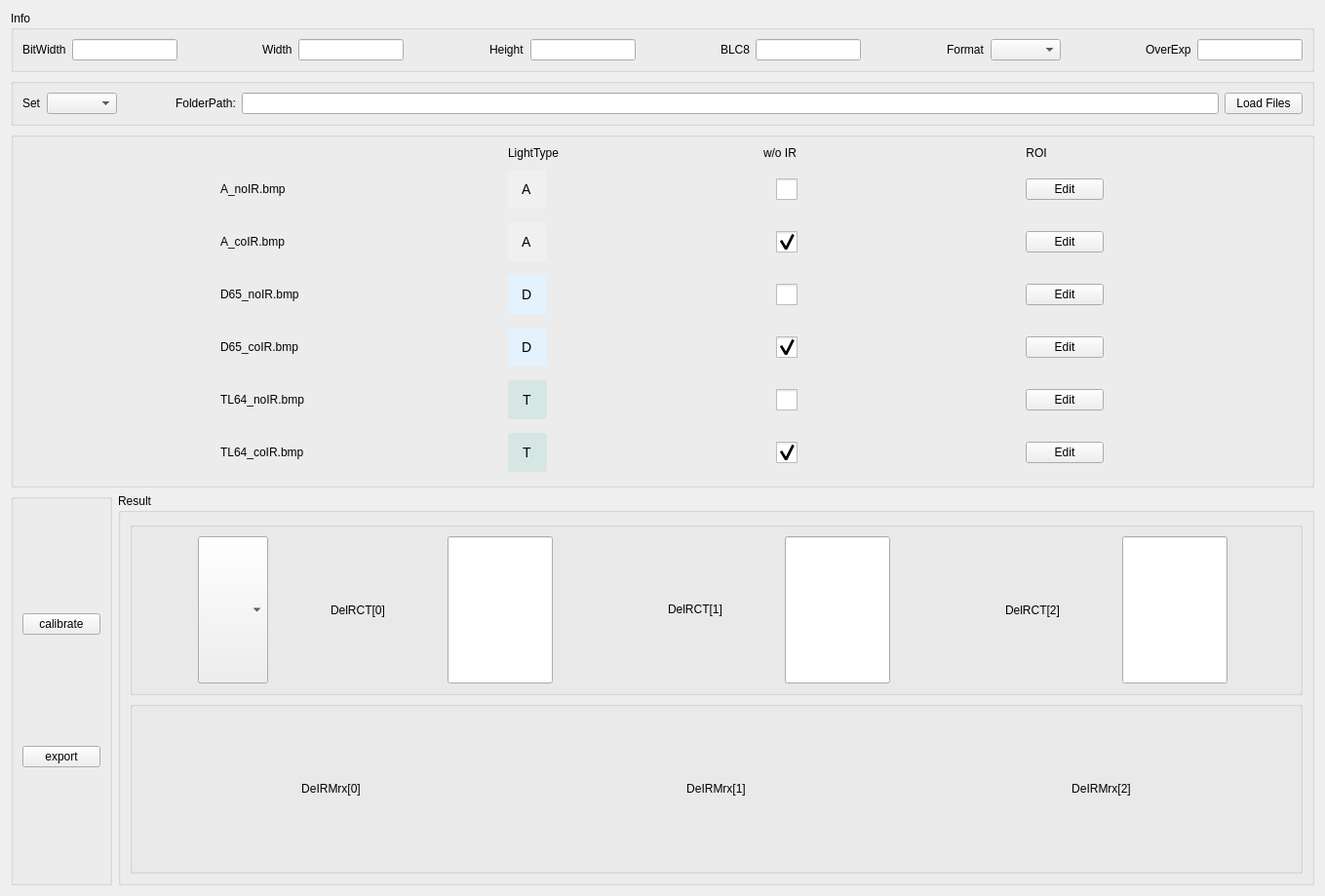
<?xml version="1.0" encoding="UTF-8"?>
<ui version="4.0">
 <class>Deir</class>
 <widget class="QWidget" name="Deir">
  <property name="geometry">
   <rect>
    <x>0</x>
    <y>0</y>
    <width>1359</width>
    <height>919</height>
   </rect>
  </property>
  <property name="windowTitle">
   <string>Form</string>
  </property>
  <layout class="QVBoxLayout" name="verticalLayout">
   <item>
    <widget class="QGroupBox" name="horizontalGroupBox">
     <property name="sizePolicy">
      <sizepolicy hsizetype="Preferred" vsizetype="Maximum">
       <horstretch>0</horstretch>
       <verstretch>0</verstretch>
      </sizepolicy>
     </property>
     <property name="title">
      <string>Info</string>
     </property>
     <layout class="QHBoxLayout" name="horizontalLayout">
      <item>
       <widget class="QLabel" name="label">
        <property name="sizePolicy">
         <sizepolicy hsizetype="Maximum" vsizetype="Maximum">
          <horstretch>0</horstretch>
          <verstretch>0</verstretch>
         </sizepolicy>
        </property>
        <property name="text">
         <string>BitWidth</string>
        </property>
       </widget>
      </item>
      <item>
       <widget class="QLineEdit" name="lineEdit">
        <property name="sizePolicy">
         <sizepolicy hsizetype="Maximum" vsizetype="Maximum">
          <horstretch>0</horstretch>
          <verstretch>0</verstretch>
         </sizepolicy>
        </property>
       </widget>
      </item>
      <item>
       <spacer name="horizontalSpacer">
        <property name="orientation">
         <enum>Qt::Orientation::Horizontal</enum>
        </property>
        <property name="sizeHint" stdset="0">
         <size>
          <width>54</width>
          <height>20</height>
         </size>
        </property>
       </spacer>
      </item>
      <item>
       <widget class="QLabel" name="label_2">
        <property name="sizePolicy">
         <sizepolicy hsizetype="Maximum" vsizetype="Maximum">
          <horstretch>0</horstretch>
          <verstretch>0</verstretch>
         </sizepolicy>
        </property>
        <property name="text">
         <string>Width</string>
        </property>
       </widget>
      </item>
      <item>
       <widget class="QLineEdit" name="lineEdit_2">
        <property name="sizePolicy">
         <sizepolicy hsizetype="Maximum" vsizetype="Maximum">
          <horstretch>0</horstretch>
          <verstretch>0</verstretch>
         </sizepolicy>
        </property>
       </widget>
      </item>
      <item>
       <spacer name="horizontalSpacer_2">
        <property name="orientation">
         <enum>Qt::Orientation::Horizontal</enum>
        </property>
        <property name="sizeHint" stdset="0">
         <size>
          <width>54</width>
          <height>20</height>
         </size>
        </property>
       </spacer>
      </item>
      <item>
       <widget class="QLabel" name="label_3">
        <property name="sizePolicy">
         <sizepolicy hsizetype="Maximum" vsizetype="Maximum">
          <horstretch>0</horstretch>
          <verstretch>0</verstretch>
         </sizepolicy>
        </property>
        <property name="text">
         <string>Height</string>
        </property>
       </widget>
      </item>
      <item>
       <widget class="QLineEdit" name="lineEdit_3">
        <property name="sizePolicy">
         <sizepolicy hsizetype="Maximum" vsizetype="Maximum">
          <horstretch>0</horstretch>
          <verstretch>0</verstretch>
         </sizepolicy>
        </property>
       </widget>
      </item>
      <item>
       <spacer name="horizontalSpacer_3">
        <property name="orientation">
         <enum>Qt::Orientation::Horizontal</enum>
        </property>
        <property name="sizeHint" stdset="0">
         <size>
          <width>54</width>
          <height>20</height>
         </size>
        </property>
       </spacer>
      </item>
      <item>
       <widget class="QLabel" name="label_4">
        <property name="sizePolicy">
         <sizepolicy hsizetype="Maximum" vsizetype="Maximum">
          <horstretch>0</horstretch>
          <verstretch>0</verstretch>
         </sizepolicy>
        </property>
        <property name="text">
         <string>BLC8</string>
        </property>
       </widget>
      </item>
      <item>
       <widget class="QLineEdit" name="lineEdit_4">
        <property name="sizePolicy">
         <sizepolicy hsizetype="Maximum" vsizetype="Maximum">
          <horstretch>0</horstretch>
          <verstretch>0</verstretch>
         </sizepolicy>
        </property>
       </widget>
      </item>
      <item>
       <spacer name="horizontalSpacer_4">
        <property name="orientation">
         <enum>Qt::Orientation::Horizontal</enum>
        </property>
        <property name="sizeHint" stdset="0">
         <size>
          <width>54</width>
          <height>20</height>
         </size>
        </property>
       </spacer>
      </item>
      <item>
       <widget class="QLabel" name="label_5">
        <property name="sizePolicy">
         <sizepolicy hsizetype="Maximum" vsizetype="Maximum">
          <horstretch>0</horstretch>
          <verstretch>0</verstretch>
         </sizepolicy>
        </property>
        <property name="text">
         <string>Format</string>
        </property>
       </widget>
      </item>
      <item>
       <widget class="QComboBox" name="comboBox"/>
      </item>
      <item>
       <spacer name="horizontalSpacer_5">
        <property name="orientation">
         <enum>Qt::Orientation::Horizontal</enum>
        </property>
        <property name="sizeHint" stdset="0">
         <size>
          <width>54</width>
          <height>20</height>
         </size>
        </property>
       </spacer>
      </item>
      <item>
       <widget class="QLabel" name="label_6">
        <property name="sizePolicy">
         <sizepolicy hsizetype="Maximum" vsizetype="Maximum">
          <horstretch>0</horstretch>
          <verstretch>0</verstretch>
         </sizepolicy>
        </property>
        <property name="text">
         <string>OverExp</string>
        </property>
       </widget>
      </item>
      <item>
       <widget class="QLineEdit" name="lineEdit_5">
        <property name="sizePolicy">
         <sizepolicy hsizetype="Maximum" vsizetype="Maximum">
          <horstretch>0</horstretch>
          <verstretch>0</verstretch>
         </sizepolicy>
        </property>
       </widget>
      </item>
     </layout>
    </widget>
   </item>
   <item>
    <widget class="QGroupBox" name="groupBox_2">
     <property name="sizePolicy">
      <sizepolicy hsizetype="Preferred" vsizetype="Maximum">
       <horstretch>0</horstretch>
       <verstretch>0</verstretch>
      </sizepolicy>
     </property>
     <property name="title">
      <string/>
     </property>
     <layout class="QHBoxLayout" name="horizontalLayout_2">
      <item>
       <widget class="QLabel" name="label_7">
        <property name="sizePolicy">
         <sizepolicy hsizetype="Maximum" vsizetype="Maximum">
          <horstretch>0</horstretch>
          <verstretch>0</verstretch>
         </sizepolicy>
        </property>
        <property name="text">
         <string>Set</string>
        </property>
       </widget>
      </item>
      <item>
       <widget class="QComboBox" name="comboBox_2">
        <property name="sizePolicy">
         <sizepolicy hsizetype="Maximum" vsizetype="Maximum">
          <horstretch>0</horstretch>
          <verstretch>0</verstretch>
         </sizepolicy>
        </property>
       </widget>
      </item>
      <item>
       <spacer name="horizontalSpacer_9">
        <property name="orientation">
         <enum>Qt::Orientation::Horizontal</enum>
        </property>
        <property name="sizeType">
         <enum>QSizePolicy::Policy::Fixed</enum>
        </property>
        <property name="sizeHint" stdset="0">
         <size>
          <width>54</width>
          <height>20</height>
         </size>
        </property>
       </spacer>
      </item>
      <item>
       <widget class="QLabel" name="label_8">
        <property name="sizePolicy">
         <sizepolicy hsizetype="Maximum" vsizetype="Maximum">
          <horstretch>0</horstretch>
          <verstretch>0</verstretch>
         </sizepolicy>
        </property>
        <property name="text">
         <string>FolderPath:</string>
        </property>
       </widget>
      </item>
      <item>
       <widget class="QLineEdit" name="lineEdit_6">
        <property name="sizePolicy">
         <sizepolicy hsizetype="Preferred" vsizetype="Maximum">
          <horstretch>0</horstretch>
          <verstretch>0</verstretch>
         </sizepolicy>
        </property>
       </widget>
      </item>
      <item>
       <widget class="QPushButton" name="pushButton">
        <property name="sizePolicy">
         <sizepolicy hsizetype="Maximum" vsizetype="Maximum">
          <horstretch>0</horstretch>
          <verstretch>0</verstretch>
         </sizepolicy>
        </property>
        <property name="text">
         <string>Load Files</string>
        </property>
       </widget>
      </item>
     </layout>
    </widget>
   </item>
   <item>
    <layout class="QHBoxLayout" name="horizontalLayout_3">
     <item>
      <widget class="QGroupBox" name="groupBox">
       <property name="title">
        <string/>
       </property>
       <layout class="QGridLayout" name="gridLayout">
        <item row="1" column="0">
         <widget class="QLabel" name="label_9">
          <property name="sizePolicy">
           <sizepolicy hsizetype="Maximum" vsizetype="Maximum">
            <horstretch>0</horstretch>
            <verstretch>0</verstretch>
           </sizepolicy>
          </property>
          <property name="mouseTracking">
           <bool>true</bool>
          </property>
          <property name="text">
           <string>A_noIR.bmp</string>
          </property>
         </widget>
        </item>
        <item row="0" column="1">
         <widget class="QLabel" name="label_13">
          <property name="sizePolicy">
           <sizepolicy hsizetype="Maximum" vsizetype="Maximum">
            <horstretch>0</horstretch>
            <verstretch>0</verstretch>
           </sizepolicy>
          </property>
          <property name="text">
           <string>LightType</string>
          </property>
         </widget>
        </item>
        <item row="4" column="0">
         <widget class="QLabel" name="label_12">
          <property name="sizePolicy">
           <sizepolicy hsizetype="Maximum" vsizetype="Maximum">
            <horstretch>0</horstretch>
            <verstretch>0</verstretch>
           </sizepolicy>
          </property>
          <property name="mouseTracking">
           <bool>true</bool>
          </property>
          <property name="text">
           <string>D65_coIR.bmp</string>
          </property>
         </widget>
        </item>
        <item row="0" column="3">
         <widget class="QLabel" name="label_16">
          <property name="sizePolicy">
           <sizepolicy hsizetype="Maximum" vsizetype="Maximum">
            <horstretch>0</horstretch>
            <verstretch>0</verstretch>
           </sizepolicy>
          </property>
          <property name="text">
           <string>ROI</string>
          </property>
          <property name="alignment">
           <set>Qt::AlignmentFlag::AlignCenter</set>
          </property>
         </widget>
        </item>
        <item row="0" column="0">
         <widget class="QLabel" name="label_17">
          <property name="sizePolicy">
           <sizepolicy hsizetype="Maximum" vsizetype="Maximum">
            <horstretch>0</horstretch>
            <verstretch>0</verstretch>
           </sizepolicy>
          </property>
          <property name="text">
           <string/>
          </property>
         </widget>
        </item>
        <item row="2" column="0">
         <widget class="QLabel" name="label_10">
          <property name="sizePolicy">
           <sizepolicy hsizetype="Maximum" vsizetype="Maximum">
            <horstretch>0</horstretch>
            <verstretch>0</verstretch>
           </sizepolicy>
          </property>
          <property name="mouseTracking">
           <bool>true</bool>
          </property>
          <property name="text">
           <string>A_coIR.bmp</string>
          </property>
         </widget>
        </item>
        <item row="0" column="2">
         <widget class="QLabel" name="label_15">
          <property name="sizePolicy">
           <sizepolicy hsizetype="Maximum" vsizetype="Maximum">
            <horstretch>0</horstretch>
            <verstretch>0</verstretch>
           </sizepolicy>
          </property>
          <property name="text">
           <string>w/o IR</string>
          </property>
         </widget>
        </item>
        <item row="1" column="1">
         <widget class="QLineEdit" name="lineEdit_7">
          <property name="enabled">
           <bool>true</bool>
          </property>
          <property name="sizePolicy">
           <sizepolicy hsizetype="Fixed" vsizetype="Fixed">
            <horstretch>0</horstretch>
            <verstretch>0</verstretch>
           </sizepolicy>
          </property>
          <property name="styleSheet">
           <string notr="true">QLineEdit {
    border-radius: 3px;
    min-width: 40px;
    max-width: 40px;
    min-height: 40px;
    max-height: 40px;
    font-size: 14px;
    text-align: center;
	background-color: #F0F0F0;
}
</string>
          </property>
          <property name="text">
           <string>A</string>
          </property>
          <property name="alignment">
           <set>Qt::AlignmentFlag::AlignCenter</set>
          </property>
         </widget>
        </item>
        <item row="3" column="0">
         <widget class="QLabel" name="label_11">
          <property name="sizePolicy">
           <sizepolicy hsizetype="Maximum" vsizetype="Maximum">
            <horstretch>0</horstretch>
            <verstretch>0</verstretch>
           </sizepolicy>
          </property>
          <property name="mouseTracking">
           <bool>true</bool>
          </property>
          <property name="text">
           <string>D65_noIR.bmp</string>
          </property>
         </widget>
        </item>
        <item row="5" column="0">
         <widget class="QLabel" name="label_18">
          <property name="sizePolicy">
           <sizepolicy hsizetype="Maximum" vsizetype="Maximum">
            <horstretch>0</horstretch>
            <verstretch>0</verstretch>
           </sizepolicy>
          </property>
          <property name="mouseTracking">
           <bool>true</bool>
          </property>
          <property name="text">
           <string>TL64_noIR.bmp</string>
          </property>
         </widget>
        </item>
        <item row="6" column="0">
         <widget class="QLabel" name="label_29">
          <property name="sizePolicy">
           <sizepolicy hsizetype="Maximum" vsizetype="Maximum">
            <horstretch>0</horstretch>
            <verstretch>0</verstretch>
           </sizepolicy>
          </property>
          <property name="mouseTracking">
           <bool>true</bool>
          </property>
          <property name="text">
           <string>TL64_coIR.bmp</string>
          </property>
         </widget>
        </item>
        <item row="1" column="3">
         <widget class="QPushButton" name="pushButton_2">
          <property name="text">
           <string>Edit</string>
          </property>
         </widget>
        </item>
        <item row="1" column="2">
         <widget class="QCheckBox" name="checkBox_2">
          <property name="enabled">
           <bool>true</bool>
          </property>
          <property name="styleSheet">
           <string notr="true">QCheckBox {
    padding: 8px;           /* 内边距 */
    margin: 5px;            /* 外边距 */
    spacing: 12px;          /* 图标和文字间距 */
    font-size: 15px;
}

QCheckBox::indicator {
    width: 22px;
    height: 22px;
}</string>
          </property>
          <property name="text">
           <string/>
          </property>
         </widget>
        </item>
        <item row="2" column="3">
         <widget class="QPushButton" name="pushButton_3">
          <property name="text">
           <string>Edit</string>
          </property>
         </widget>
        </item>
        <item row="3" column="3">
         <widget class="QPushButton" name="pushButton_4">
          <property name="text">
           <string>Edit</string>
          </property>
         </widget>
        </item>
        <item row="4" column="3">
         <widget class="QPushButton" name="pushButton_5">
          <property name="text">
           <string>Edit</string>
          </property>
         </widget>
        </item>
        <item row="5" column="3">
         <widget class="QPushButton" name="pushButton_6">
          <property name="text">
           <string>Edit</string>
          </property>
         </widget>
        </item>
        <item row="6" column="3">
         <widget class="QPushButton" name="pushButton_7">
          <property name="text">
           <string>Edit</string>
          </property>
         </widget>
        </item>
        <item row="2" column="2">
         <widget class="QCheckBox" name="checkBox_3">
          <property name="enabled">
           <bool>true</bool>
          </property>
          <property name="styleSheet">
           <string notr="true">QCheckBox {
    padding: 8px;           /* 内边距 */
    margin: 5px;            /* 外边距 */
    spacing: 12px;          /* 图标和文字间距 */
    font-size: 15px;
}

QCheckBox::indicator {
    width: 22px;
    height: 22px;
}</string>
          </property>
          <property name="text">
           <string/>
          </property>
          <property name="checked">
           <bool>true</bool>
          </property>
         </widget>
        </item>
        <item row="3" column="2">
         <widget class="QCheckBox" name="checkBox_4">
          <property name="enabled">
           <bool>true</bool>
          </property>
          <property name="styleSheet">
           <string notr="true">QCheckBox {
    padding: 8px;           /* 内边距 */
    margin: 5px;            /* 外边距 */
    spacing: 12px;          /* 图标和文字间距 */
    font-size: 15px;
}

QCheckBox::indicator {
    width: 22px;
    height: 22px;
}</string>
          </property>
          <property name="text">
           <string/>
          </property>
         </widget>
        </item>
        <item row="4" column="2">
         <widget class="QCheckBox" name="checkBox_5">
          <property name="enabled">
           <bool>true</bool>
          </property>
          <property name="styleSheet">
           <string notr="true">QCheckBox {
    padding: 8px;           /* 内边距 */
    margin: 5px;            /* 外边距 */
    spacing: 12px;          /* 图标和文字间距 */
    font-size: 15px;
}

QCheckBox::indicator {
    width: 22px;
    height: 22px;
}</string>
          </property>
          <property name="text">
           <string/>
          </property>
          <property name="checked">
           <bool>true</bool>
          </property>
         </widget>
        </item>
        <item row="5" column="2">
         <widget class="QCheckBox" name="checkBox_6">
          <property name="enabled">
           <bool>true</bool>
          </property>
          <property name="styleSheet">
           <string notr="true">QCheckBox {
    padding: 8px;           /* 内边距 */
    margin: 5px;            /* 外边距 */
    spacing: 12px;          /* 图标和文字间距 */
    font-size: 15px;
}

QCheckBox::indicator {
    width: 22px;
    height: 22px;
}</string>
          </property>
          <property name="text">
           <string/>
          </property>
         </widget>
        </item>
        <item row="6" column="2">
         <widget class="QCheckBox" name="checkBox_7">
          <property name="enabled">
           <bool>true</bool>
          </property>
          <property name="styleSheet">
           <string notr="true">QCheckBox {
    padding: 8px;           /* 内边距 */
    margin: 5px;            /* 外边距 */
    spacing: 12px;          /* 图标和文字间距 */
    font-size: 15px;
}

QCheckBox::indicator {
    width: 22px;
    height: 22px;
}</string>
          </property>
          <property name="text">
           <string/>
          </property>
          <property name="checked">
           <bool>true</bool>
          </property>
         </widget>
        </item>
        <item row="3" column="1">
         <widget class="QLineEdit" name="lineEdit_9">
          <property name="enabled">
           <bool>true</bool>
          </property>
          <property name="sizePolicy">
           <sizepolicy hsizetype="Fixed" vsizetype="Fixed">
            <horstretch>0</horstretch>
            <verstretch>0</verstretch>
           </sizepolicy>
          </property>
          <property name="styleSheet">
           <string notr="true">QLineEdit {
    border-radius: 3px;
    min-width: 40px;
    max-width: 40px;
    min-height: 40px;
    max-height: 40px;
    font-size: 14px;
    text-align: center;
	background-color: #E3F2FD;
}
QLineEdit:focus {
    border: 2px solid #00ff00;
}</string>
          </property>
          <property name="text">
           <string>D</string>
          </property>
          <property name="alignment">
           <set>Qt::AlignmentFlag::AlignCenter</set>
          </property>
         </widget>
        </item>
        <item row="5" column="1">
         <widget class="QLineEdit" name="lineEdit_11">
          <property name="enabled">
           <bool>true</bool>
          </property>
          <property name="sizePolicy">
           <sizepolicy hsizetype="Fixed" vsizetype="Fixed">
            <horstretch>0</horstretch>
            <verstretch>0</verstretch>
           </sizepolicy>
          </property>
          <property name="styleSheet">
           <string notr="true">QLineEdit {
    border-radius: 3px;
    min-width: 40px;
    max-width: 40px;
    min-height: 40px;
    max-height: 40px;
    font-size: 14px;
    text-align: center;
background-color: #D6E6E3;
}
QLineEdit:focus {
    border: 2px solid #00ff00;
}</string>
          </property>
          <property name="text">
           <string>T</string>
          </property>
          <property name="alignment">
           <set>Qt::AlignmentFlag::AlignCenter</set>
          </property>
         </widget>
        </item>
        <item row="2" column="1">
         <widget class="QLineEdit" name="lineEdit_8">
          <property name="enabled">
           <bool>true</bool>
          </property>
          <property name="sizePolicy">
           <sizepolicy hsizetype="Fixed" vsizetype="Fixed">
            <horstretch>0</horstretch>
            <verstretch>0</verstretch>
           </sizepolicy>
          </property>
          <property name="styleSheet">
           <string notr="true">QLineEdit {
    border-radius: 3px;
    min-width: 40px;
    max-width: 40px;
    min-height: 40px;
    max-height: 40px;
    font-size: 14px;
    text-align: center;
	background-color: #F0F0F0;
}
</string>
          </property>
          <property name="text">
           <string>A</string>
          </property>
          <property name="alignment">
           <set>Qt::AlignmentFlag::AlignCenter</set>
          </property>
         </widget>
        </item>
        <item row="4" column="1">
         <widget class="QLineEdit" name="lineEdit_10">
          <property name="enabled">
           <bool>true</bool>
          </property>
          <property name="sizePolicy">
           <sizepolicy hsizetype="Fixed" vsizetype="Fixed">
            <horstretch>0</horstretch>
            <verstretch>0</verstretch>
           </sizepolicy>
          </property>
          <property name="styleSheet">
           <string notr="true">QLineEdit {
    border-radius: 3px;
    min-width: 40px;
    max-width: 40px;
    min-height: 40px;
    max-height: 40px;
    font-size: 14px;
    text-align: center;
	background-color: #E3F2FD;
}
QLineEdit:focus {
    border: 2px solid #00ff00;
}</string>
          </property>
          <property name="text">
           <string>D</string>
          </property>
          <property name="alignment">
           <set>Qt::AlignmentFlag::AlignCenter</set>
          </property>
         </widget>
        </item>
        <item row="6" column="1">
         <widget class="QLineEdit" name="lineEdit_12">
          <property name="enabled">
           <bool>true</bool>
          </property>
          <property name="sizePolicy">
           <sizepolicy hsizetype="Fixed" vsizetype="Fixed">
            <horstretch>0</horstretch>
            <verstretch>0</verstretch>
           </sizepolicy>
          </property>
          <property name="styleSheet">
           <string notr="true">QLineEdit {
    border-radius: 3px;
    min-width: 40px;
    max-width: 40px;
    min-height: 40px;
    max-height: 40px;
    font-size: 14px;
    text-align: center;
background-color: #D6E6E3;
}
QLineEdit:focus {
    border: 2px solid #00ff00;
}</string>
          </property>
          <property name="text">
           <string>T</string>
          </property>
          <property name="alignment">
           <set>Qt::AlignmentFlag::AlignCenter</set>
          </property>
         </widget>
        </item>
       </layout>
      </widget>
     </item>
     <item>
      <layout class="QVBoxLayout" name="verticalLayout_3"/>
     </item>
    </layout>
   </item>
   <item>
    <layout class="QHBoxLayout" name="horizontalLayout_4">
     <item>
      <widget class="QGroupBox" name="groupBox_4">
       <property name="sizePolicy">
        <sizepolicy hsizetype="Maximum" vsizetype="Minimum">
         <horstretch>0</horstretch>
         <verstretch>0</verstretch>
        </sizepolicy>
       </property>
       <property name="title">
        <string/>
       </property>
       <layout class="QVBoxLayout" name="verticalLayout_2">
        <item>
         <widget class="QPushButton" name="pushButton_8">
          <property name="sizePolicy">
           <sizepolicy hsizetype="Minimum" vsizetype="Fixed">
            <horstretch>0</horstretch>
            <verstretch>0</verstretch>
           </sizepolicy>
          </property>
          <property name="text">
           <string>calibrate</string>
          </property>
         </widget>
        </item>
        <item>
         <widget class="QPushButton" name="pushButton_9">
          <property name="sizePolicy">
           <sizepolicy hsizetype="Minimum" vsizetype="Fixed">
            <horstretch>0</horstretch>
            <verstretch>0</verstretch>
           </sizepolicy>
          </property>
          <property name="text">
           <string>export</string>
          </property>
         </widget>
        </item>
       </layout>
      </widget>
     </item>
     <item>
      <widget class="QGroupBox" name="result">
       <property name="sizePolicy">
        <sizepolicy hsizetype="Preferred" vsizetype="Minimum">
         <horstretch>0</horstretch>
         <verstretch>0</verstretch>
        </sizepolicy>
       </property>
       <property name="title">
        <string>Result</string>
       </property>
       <layout class="QVBoxLayout" name="verticalLayout_4">
        <item>
         <widget class="QGroupBox" name="horizontalGroupBox_3">
          <property name="sizePolicy">
           <sizepolicy hsizetype="Preferred" vsizetype="Minimum">
            <horstretch>0</horstretch>
            <verstretch>0</verstretch>
           </sizepolicy>
          </property>
          <layout class="QHBoxLayout" name="horizontalLayout_5">
           <item>
            <widget class="QComboBox" name="comboBox_3">
             <property name="sizePolicy">
              <sizepolicy hsizetype="Maximum" vsizetype="Minimum">
               <horstretch>0</horstretch>
               <verstretch>0</verstretch>
              </sizepolicy>
             </property>
            </widget>
           </item>
           <item>
            <widget class="QLabel" name="label_14">
             <property name="sizePolicy">
              <sizepolicy hsizetype="Maximum" vsizetype="Minimum">
               <horstretch>0</horstretch>
               <verstretch>0</verstretch>
              </sizepolicy>
             </property>
             <property name="text">
              <string>DelRCT[0]</string>
             </property>
            </widget>
           </item>
           <item>
            <widget class="QLineEdit" name="lineEdit_13">
             <property name="sizePolicy">
              <sizepolicy hsizetype="Maximum" vsizetype="Minimum">
               <horstretch>0</horstretch>
               <verstretch>0</verstretch>
              </sizepolicy>
             </property>
            </widget>
           </item>
           <item>
            <spacer name="horizontalSpacer_7">
             <property name="orientation">
              <enum>Qt::Orientation::Horizontal</enum>
             </property>
             <property name="sizeType">
              <enum>QSizePolicy::Policy::Preferred</enum>
             </property>
             <property name="sizeHint" stdset="0">
              <size>
               <width>54</width>
               <height>20</height>
              </size>
             </property>
            </spacer>
           </item>
           <item>
            <widget class="QLabel" name="label_19">
             <property name="sizePolicy">
              <sizepolicy hsizetype="Maximum" vsizetype="Maximum">
               <horstretch>0</horstretch>
               <verstretch>0</verstretch>
              </sizepolicy>
             </property>
             <property name="text">
              <string>DelRCT[1]</string>
             </property>
            </widget>
           </item>
           <item>
            <widget class="QLineEdit" name="lineEdit_14">
             <property name="sizePolicy">
              <sizepolicy hsizetype="Maximum" vsizetype="Minimum">
               <horstretch>0</horstretch>
               <verstretch>0</verstretch>
              </sizepolicy>
             </property>
            </widget>
           </item>
           <item>
            <spacer name="horizontalSpacer_8">
             <property name="orientation">
              <enum>Qt::Orientation::Horizontal</enum>
             </property>
             <property name="sizeType">
              <enum>QSizePolicy::Policy::Preferred</enum>
             </property>
             <property name="sizeHint" stdset="0">
              <size>
               <width>54</width>
               <height>20</height>
              </size>
             </property>
            </spacer>
           </item>
           <item>
            <widget class="QLabel" name="label_20">
             <property name="sizePolicy">
              <sizepolicy hsizetype="Maximum" vsizetype="Minimum">
               <horstretch>0</horstretch>
               <verstretch>0</verstretch>
              </sizepolicy>
             </property>
             <property name="text">
              <string>DelRCT[2]</string>
             </property>
            </widget>
           </item>
           <item>
            <widget class="QLineEdit" name="lineEdit_15">
             <property name="sizePolicy">
              <sizepolicy hsizetype="Maximum" vsizetype="Minimum">
               <horstretch>0</horstretch>
               <verstretch>0</verstretch>
              </sizepolicy>
             </property>
            </widget>
           </item>
          </layout>
         </widget>
        </item>
        <item>
         <widget class="QGroupBox" name="horizontalGroupBox_3">
          <property name="sizePolicy">
           <sizepolicy hsizetype="Preferred" vsizetype="Minimum">
            <horstretch>0</horstretch>
            <verstretch>0</verstretch>
           </sizepolicy>
          </property>
          <layout class="QHBoxLayout" name="horizontalLayout_7">
           <item>
            <widget class="QLabel" name="label_23">
             <property name="sizePolicy">
              <sizepolicy hsizetype="Preferred" vsizetype="Maximum">
               <horstretch>0</horstretch>
               <verstretch>0</verstretch>
              </sizepolicy>
             </property>
             <property name="text">
              <string>DeIRMrx[0]</string>
             </property>
             <property name="alignment">
              <set>Qt::AlignmentFlag::AlignCenter</set>
             </property>
            </widget>
           </item>
           <item>
            <widget class="QLabel" name="label_22">
             <property name="sizePolicy">
              <sizepolicy hsizetype="Preferred" vsizetype="Maximum">
               <horstretch>0</horstretch>
               <verstretch>0</verstretch>
              </sizepolicy>
             </property>
             <property name="text">
              <string>DeIRMrx[1]</string>
             </property>
             <property name="alignment">
              <set>Qt::AlignmentFlag::AlignCenter</set>
             </property>
            </widget>
           </item>
           <item>
            <widget class="QLabel" name="label_21">
             <property name="sizePolicy">
              <sizepolicy hsizetype="Preferred" vsizetype="Maximum">
               <horstretch>0</horstretch>
               <verstretch>0</verstretch>
              </sizepolicy>
             </property>
             <property name="text">
              <string>DeIRMrx[2]</string>
             </property>
             <property name="alignment">
              <set>Qt::AlignmentFlag::AlignCenter</set>
             </property>
            </widget>
           </item>
          </layout>
         </widget>
        </item>
        <item>
         <layout class="QHBoxLayout" name="horizontalLayout_deirMrx"/>
        </item>
       </layout>
      </widget>
     </item>
    </layout>
   </item>
  </layout>
 </widget>
 <resources/>
 <connections/>
</ui>
